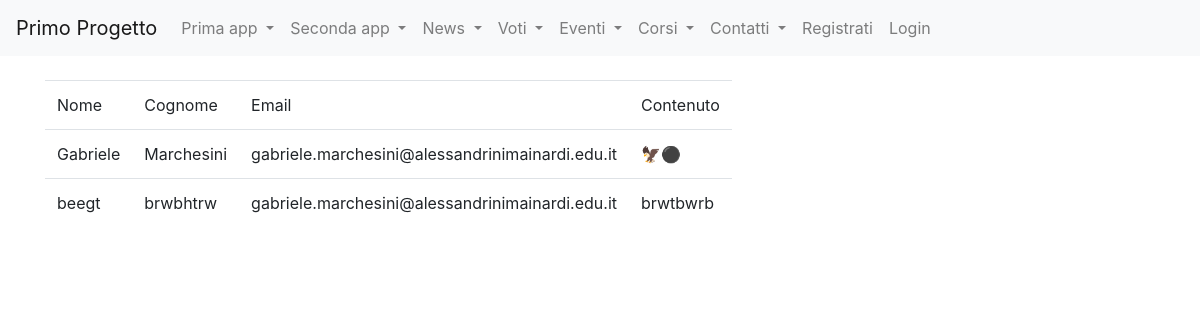
/forms_app/lista-contatti/, run on an earlier commit of the app's database.
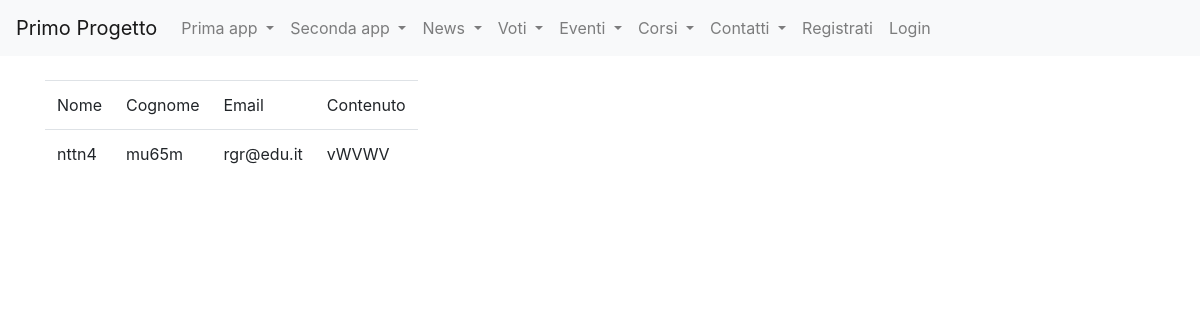
And on a later commit of the database.
### forms_app/models.py (models this page shows)
class Contatto(models.Model):
    nome=models.CharField(max_length=100)
    cognome=models.CharField(max_length=100)
    email=models.EmailField(max_length=200)
    contenuto=models.TextField()

### forms_app/views.py (the view)
# urls.py: path("lista-contatti/", lista_contatti.as_view(), name="lista-contatti"),
class lista_contatti(ListView):
    model = Contatto
    template_name = "lista_contatti.html"
    context_object_name = "contatti"

### forms_app/templates/lista_contatti.html (shortened to what this page needs)
{% extends "base.html" %}
{% load crispy_forms_tags %}
{% block content %}
<table class="table table-responsive">
    <tr>
        <td>Nome</td>
        <td>Cognome</td>
        <td>Email</td>
        <td>Contenuto</td>
    </tr>
    {% for contatto in contatti %}
    <tr>
        <td>{{ contatto.nome }}</td>
        <td>{{ contatto.cognome }}</td>
        <td>{{ contatto.email }}</td>
        <td>{{ contatto.contenuto }}</td>
    </tr>
    {% endfor %}
</table>
{% endblock content %}

What changed in the data, as far as the page shows it:
removed Contatto: nome "Gabriele", cognome "Marchesini", email "gabriele.marchesini@alessandrinimainardi.edu.it", contenuto "🦅⚫"
removed Contatto: nome "beegt", cognome "brwbhtrw", email "gabriele.marchesini@alessandrinimainardi.edu.it", contenuto "brwtbwrb"
added Contatto: nome "nttn4", cognome "mu65m", email "rgr@edu.it", contenuto "vWVWV"
